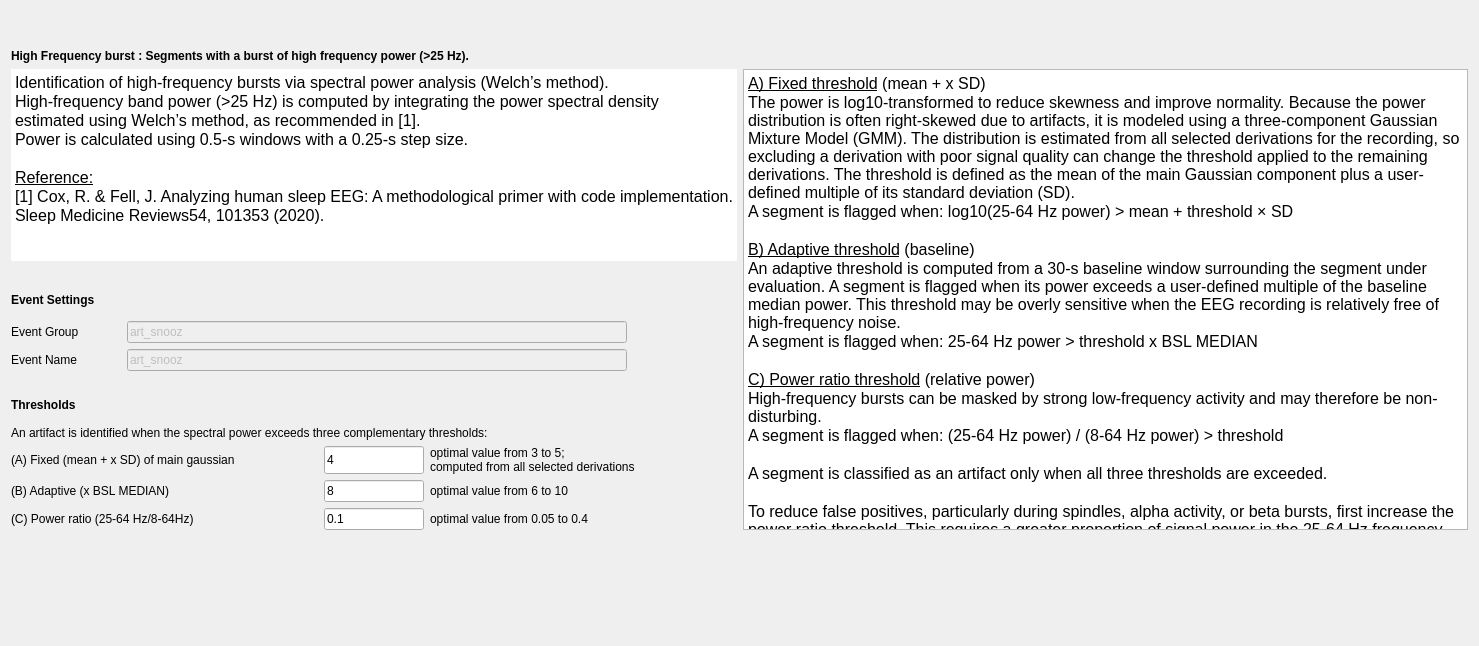
<?xml version="1.0" encoding="UTF-8"?>
<ui version="4.0">
 <class>HighFreqBurstStep</class>
 <widget class="QWidget" name="HighFreqBurstStep">
  <property name="geometry">
   <rect>
    <x>0</x>
    <y>0</y>
    <width>1479</width>
    <height>646</height>
   </rect>
  </property>
  <property name="windowTitle">
   <string>Form</string>
  </property>
  <layout class="QVBoxLayout" name="verticalLayout_2">
   <item>
    <widget class="QWidget" name="widget" native="true">
     <property name="sizePolicy">
      <sizepolicy hsizetype="Expanding" vsizetype="Preferred">
       <horstretch>0</horstretch>
       <verstretch>0</verstretch>
      </sizepolicy>
     </property>
     <layout class="QHBoxLayout" name="horizontalLayout">
      <item>
       <widget class="QLabel" name="label_10">
        <property name="text">
         <string/>
        </property>
        <property name="alignment">
         <set>Qt::AlignmentFlag::AlignCenter</set>
        </property>
       </widget>
      </item>
     </layout>
    </widget>
   </item>
   <item>
    <widget class="QLabel" name="label_9">
     <property name="maximumSize">
      <size>
       <width>16777215</width>
       <height>30</height>
      </size>
     </property>
     <property name="font">
      <font>
       <italic>false</italic>
       <bold>false</bold>
      </font>
     </property>
     <property name="text">
      <string>&lt;html&gt;&lt;head/&gt;&lt;body&gt;&lt;p&gt;&lt;span style=&quot; font-weight:600;&quot;&gt;High Frequency burst : Segments with a burst of high frequency power (&amp;gt;25 Hz).&lt;/span&gt;&lt;/p&gt;&lt;/body&gt;&lt;/html&gt;</string>
     </property>
    </widget>
   </item>
   <item>
    <layout class="QHBoxLayout" name="horizontalLayout_2">
     <item>
      <layout class="QVBoxLayout" name="verticalLayout">
       <item>
        <widget class="QTextEdit" name="textEdit_2">
         <property name="frameShape">
          <enum>QFrame::Shape::NoFrame</enum>
         </property>
         <property name="frameShadow">
          <enum>QFrame::Shadow::Plain</enum>
         </property>
         <property name="lineWidth">
          <number>0</number>
         </property>
         <property name="verticalScrollBarPolicy">
          <enum>Qt::ScrollBarPolicy::ScrollBarAlwaysOff</enum>
         </property>
         <property name="horizontalScrollBarPolicy">
          <enum>Qt::ScrollBarPolicy::ScrollBarAlwaysOff</enum>
         </property>
         <property name="readOnly">
          <bool>true</bool>
         </property>
         <property name="html">
          <string>&lt;!DOCTYPE HTML PUBLIC &quot;-//W3C//DTD HTML 4.0//EN&quot; &quot;http://www.w3.org/TR/REC-html40/strict.dtd&quot;&gt;
&lt;html&gt;&lt;head&gt;&lt;meta name=&quot;qrichtext&quot; content=&quot;1&quot; /&gt;&lt;meta charset=&quot;utf-8&quot; /&gt;&lt;style type=&quot;text/css&quot;&gt;
p, li { white-space: pre-wrap; }
hr { height: 1px; border-width: 0; }
li.unchecked::marker { content: &quot;\2610&quot;; }
li.checked::marker { content: &quot;\2612&quot;; }
&lt;/style&gt;&lt;/head&gt;&lt;body style=&quot; font-size:12pt; font-weight:400; font-style:normal;&quot;&gt;
&lt;p style=&quot; margin-top:0px; margin-bottom:0px; margin-left:0px; margin-right:0px; -qt-block-indent:0; text-indent:0px;&quot;&gt;Identification of high-frequency bursts via spectral power analysis (Welch’s method).&lt;/p&gt;
&lt;p style=&quot; margin-top:0px; margin-bottom:0px; margin-left:0px; margin-right:0px; -qt-block-indent:0; text-indent:0px;&quot;&gt;High-frequency band power (&amp;gt;25 Hz) is computed by integrating the power spectral density&lt;/p&gt;
&lt;p style=&quot; margin-top:0px; margin-bottom:0px; margin-left:0px; margin-right:0px; -qt-block-indent:0; text-indent:0px;&quot;&gt;estimated using Welch’s method, as recommended in [1].&lt;/p&gt;
&lt;p style=&quot; margin-top:0px; margin-bottom:0px; margin-left:0px; margin-right:0px; -qt-block-indent:0; text-indent:0px;&quot;&gt;Power is calculated using 0.5-s windows with a 0.25-s step size.&lt;/p&gt;
&lt;p style=&quot;-qt-paragraph-type:empty; margin-top:0px; margin-bottom:0px; margin-left:0px; margin-right:0px; -qt-block-indent:0; text-indent:0px;&quot;&gt;&lt;br /&gt;&lt;/p&gt;
&lt;p style=&quot; margin-top:0px; margin-bottom:0px; margin-left:0px; margin-right:0px; -qt-block-indent:0; text-indent:0px;&quot;&gt;&lt;span style=&quot; text-decoration: underline;&quot;&gt;Reference:&lt;/span&gt;&lt;/p&gt;
&lt;p style=&quot; margin-top:0px; margin-bottom:0px; margin-left:0px; margin-right:0px; -qt-block-indent:0; text-indent:0px;&quot;&gt;[1] Cox, R. &amp;amp; Fell, J. Analyzing human sleep EEG: A methodological primer with code implementation.&lt;/p&gt;
&lt;p style=&quot; margin-top:0px; margin-bottom:0px; margin-left:0px; margin-right:0px; -qt-block-indent:0; text-indent:0px;&quot;&gt;Sleep Medicine Reviews54, 101353 (2020).&lt;/p&gt;&lt;/body&gt;&lt;/html&gt;</string>
         </property>
        </widget>
       </item>
       <item>
        <spacer name="verticalSpacer_2">
         <property name="orientation">
          <enum>Qt::Orientation::Vertical</enum>
         </property>
         <property name="sizeType">
          <enum>QSizePolicy::Policy::Fixed</enum>
         </property>
         <property name="sizeHint" stdset="0">
          <size>
           <width>508</width>
           <height>18</height>
          </size>
         </property>
        </spacer>
       </item>
       <item>
        <widget class="QLabel" name="label_4">
         <property name="sizePolicy">
          <sizepolicy hsizetype="Preferred" vsizetype="Fixed">
           <horstretch>0</horstretch>
           <verstretch>0</verstretch>
          </sizepolicy>
         </property>
         <property name="minimumSize">
          <size>
           <width>0</width>
           <height>30</height>
          </size>
         </property>
         <property name="maximumSize">
          <size>
           <width>16777215</width>
           <height>30</height>
          </size>
         </property>
         <property name="font">
          <font>
           <italic>false</italic>
           <bold>false</bold>
          </font>
         </property>
         <property name="text">
          <string>&lt;html&gt;&lt;head/&gt;&lt;body&gt;&lt;p&gt;&lt;span style=&quot; font-weight:700;&quot;&gt;Event Settings&lt;/span&gt;&lt;/p&gt;&lt;/body&gt;&lt;/html&gt;</string>
         </property>
        </widget>
       </item>
       <item>
        <layout class="QHBoxLayout" name="horizontalLayout_3">
         <item>
          <layout class="QGridLayout" name="gridLayout_3">
           <item row="1" column="2">
            <spacer name="horizontalSpacer_2">
             <property name="orientation">
              <enum>Qt::Orientation::Horizontal</enum>
             </property>
             <property name="sizeHint" stdset="0">
              <size>
               <width>40</width>
               <height>20</height>
              </size>
             </property>
            </spacer>
           </item>
           <item row="0" column="0">
            <widget class="QLabel" name="label_3">
             <property name="sizePolicy">
              <sizepolicy hsizetype="Minimum" vsizetype="Preferred">
               <horstretch>0</horstretch>
               <verstretch>0</verstretch>
              </sizepolicy>
             </property>
             <property name="minimumSize">
              <size>
               <width>110</width>
               <height>0</height>
              </size>
             </property>
             <property name="maximumSize">
              <size>
               <width>80</width>
               <height>16777215</height>
              </size>
             </property>
             <property name="font">
              <font>
               <italic>false</italic>
               <bold>false</bold>
              </font>
             </property>
             <property name="toolTip">
              <string>In which &quot;Event Group&quot; the detected artifact are added (how they will be written to  the annotation file). Go to the general Detectors Settings to edit the group.</string>
             </property>
             <property name="text">
              <string>&lt;html&gt;&lt;head/&gt;&lt;body&gt;&lt;p&gt;Event Group&lt;/p&gt;&lt;/body&gt;&lt;/html&gt;</string>
             </property>
            </widget>
           </item>
           <item row="1" column="0">
            <widget class="QLabel" name="label_7">
             <property name="sizePolicy">
              <sizepolicy hsizetype="Minimum" vsizetype="Preferred">
               <horstretch>0</horstretch>
               <verstretch>0</verstretch>
              </sizepolicy>
             </property>
             <property name="minimumSize">
              <size>
               <width>110</width>
               <height>0</height>
              </size>
             </property>
             <property name="maximumSize">
              <size>
               <width>80</width>
               <height>16777215</height>
              </size>
             </property>
             <property name="font">
              <font>
               <italic>false</italic>
               <bold>false</bold>
              </font>
             </property>
             <property name="toolTip">
              <string>The event name of the detected artifact (how they will be wrtten to the annotation file).  Go to the general Detectors Settings to edit the name.</string>
             </property>
             <property name="text">
              <string>Event Name</string>
             </property>
            </widget>
           </item>
           <item row="1" column="1">
            <widget class="QLineEdit" name="name_burst_lineEdit">
             <property name="enabled">
              <bool>false</bool>
             </property>
             <property name="sizePolicy">
              <sizepolicy hsizetype="Fixed" vsizetype="Fixed">
               <horstretch>0</horstretch>
               <verstretch>0</verstretch>
              </sizepolicy>
             </property>
             <property name="minimumSize">
              <size>
               <width>500</width>
               <height>0</height>
              </size>
             </property>
             <property name="maximumSize">
              <size>
               <width>500</width>
               <height>16777215</height>
              </size>
             </property>
             <property name="toolTip">
              <string/>
             </property>
             <property name="text">
              <string>art_snooz</string>
             </property>
            </widget>
           </item>
           <item row="0" column="1">
            <widget class="QLineEdit" name="group_lineEdit">
             <property name="enabled">
              <bool>false</bool>
             </property>
             <property name="sizePolicy">
              <sizepolicy hsizetype="Fixed" vsizetype="Fixed">
               <horstretch>0</horstretch>
               <verstretch>0</verstretch>
              </sizepolicy>
             </property>
             <property name="minimumSize">
              <size>
               <width>500</width>
               <height>0</height>
              </size>
             </property>
             <property name="maximumSize">
              <size>
               <width>500</width>
               <height>16777215</height>
              </size>
             </property>
             <property name="toolTip">
              <string/>
             </property>
             <property name="text">
              <string>art_snooz</string>
             </property>
            </widget>
           </item>
          </layout>
         </item>
        </layout>
       </item>
       <item>
        <spacer name="verticalSpacer">
         <property name="orientation">
          <enum>Qt::Orientation::Vertical</enum>
         </property>
         <property name="sizeType">
          <enum>QSizePolicy::Policy::Fixed</enum>
         </property>
         <property name="sizeHint" stdset="0">
          <size>
           <width>380</width>
           <height>13</height>
          </size>
         </property>
        </spacer>
       </item>
       <item>
        <widget class="QLabel" name="label">
         <property name="sizePolicy">
          <sizepolicy hsizetype="Preferred" vsizetype="Fixed">
           <horstretch>0</horstretch>
           <verstretch>0</verstretch>
          </sizepolicy>
         </property>
         <property name="minimumSize">
          <size>
           <width>0</width>
           <height>30</height>
          </size>
         </property>
         <property name="maximumSize">
          <size>
           <width>16777215</width>
           <height>30</height>
          </size>
         </property>
         <property name="font">
          <font>
           <italic>false</italic>
           <bold>false</bold>
          </font>
         </property>
         <property name="text">
          <string>&lt;html&gt;&lt;head/&gt;&lt;body&gt;&lt;p&gt;&lt;span style=&quot; font-weight:700;&quot;&gt;Thresholds&lt;/span&gt;&lt;/p&gt;&lt;/body&gt;&lt;/html&gt;</string>
         </property>
        </widget>
       </item>
       <item>
        <widget class="QLabel" name="label_8">
         <property name="sizePolicy">
          <sizepolicy hsizetype="Preferred" vsizetype="Fixed">
           <horstretch>0</horstretch>
           <verstretch>0</verstretch>
          </sizepolicy>
         </property>
         <property name="font">
          <font>
           <italic>false</italic>
           <bold>false</bold>
          </font>
         </property>
         <property name="text">
          <string>An artifact is identified when the spectral power exceeds three complementary thresholds:</string>
         </property>
        </widget>
       </item>
       <item>
        <layout class="QGridLayout" name="gridLayout">
         <property name="sizeConstraint">
          <enum>QLayout::SizeConstraint::SetFixedSize</enum>
         </property>
         <item row="0" column="1">
          <widget class="QLineEdit" name="tresh_fixe_lineEdit">
           <property name="sizePolicy">
            <sizepolicy hsizetype="Expanding" vsizetype="Expanding">
             <horstretch>0</horstretch>
             <verstretch>0</verstretch>
            </sizepolicy>
           </property>
           <property name="minimumSize">
            <size>
             <width>0</width>
             <height>0</height>
            </size>
           </property>
           <property name="maximumSize">
            <size>
             <width>100</width>
             <height>16777215</height>
            </size>
           </property>
           <property name="toolTip">
            <string/>
           </property>
           <property name="text">
            <string>4</string>
           </property>
          </widget>
         </item>
         <item row="1" column="2">
          <widget class="QLabel" name="label_13">
           <property name="sizePolicy">
            <sizepolicy hsizetype="Expanding" vsizetype="Expanding">
             <horstretch>0</horstretch>
             <verstretch>0</verstretch>
            </sizepolicy>
           </property>
           <property name="maximumSize">
            <size>
             <width>16777215</width>
             <height>16777215</height>
            </size>
           </property>
           <property name="text">
            <string>optimal value from 6 to 10</string>
           </property>
          </widget>
         </item>
         <item row="0" column="0">
          <widget class="QLabel" name="label_15">
           <property name="sizePolicy">
            <sizepolicy hsizetype="Expanding" vsizetype="Expanding">
             <horstretch>0</horstretch>
             <verstretch>0</verstretch>
            </sizepolicy>
           </property>
           <property name="maximumSize">
            <size>
             <width>315</width>
             <height>16777215</height>
            </size>
           </property>
           <property name="mouseTracking">
            <bool>true</bool>
           </property>
           <property name="toolTip">
            <string>The threshold value to identify the artifact.  Its units is x times the baseline standard deviation.</string>
           </property>
           <property name="text">
            <string>(A) Fixed (mean + x SD) of main gaussian     </string>
           </property>
          </widget>
         </item>
         <item row="2" column="0">
          <widget class="QLabel" name="label_11">
           <property name="sizePolicy">
            <sizepolicy hsizetype="Expanding" vsizetype="Expanding">
             <horstretch>0</horstretch>
             <verstretch>0</verstretch>
            </sizepolicy>
           </property>
           <property name="maximumSize">
            <size>
             <width>315</width>
             <height>16777215</height>
            </size>
           </property>
           <property name="font">
            <font>
             <italic>false</italic>
             <bold>false</bold>
            </font>
           </property>
           <property name="text">
            <string>(C) Power ratio (25-64 Hz/8-64Hz)</string>
           </property>
          </widget>
         </item>
         <item row="0" column="2">
          <widget class="QLabel" name="label_12">
           <property name="sizePolicy">
            <sizepolicy hsizetype="Expanding" vsizetype="Expanding">
             <horstretch>0</horstretch>
             <verstretch>0</verstretch>
            </sizepolicy>
           </property>
           <property name="maximumSize">
            <size>
             <width>16777215</width>
             <height>16777215</height>
            </size>
           </property>
           <property name="text">
            <string>optimal value from 3 to 5; 
computed from all selected derivations</string>
           </property>
          </widget>
         </item>
         <item row="1" column="1">
          <widget class="QLineEdit" name="thresh_adp_lineEdit">
           <property name="sizePolicy">
            <sizepolicy hsizetype="Expanding" vsizetype="Expanding">
             <horstretch>0</horstretch>
             <verstretch>0</verstretch>
            </sizepolicy>
           </property>
           <property name="maximumSize">
            <size>
             <width>100</width>
             <height>16777215</height>
            </size>
           </property>
           <property name="text">
            <string>8</string>
           </property>
          </widget>
         </item>
         <item row="2" column="1">
          <widget class="QLineEdit" name="thresh_ratio_lineEdit">
           <property name="sizePolicy">
            <sizepolicy hsizetype="Expanding" vsizetype="Expanding">
             <horstretch>0</horstretch>
             <verstretch>0</verstretch>
            </sizepolicy>
           </property>
           <property name="maximumSize">
            <size>
             <width>100</width>
             <height>16777215</height>
            </size>
           </property>
           <property name="text">
            <string>0.1</string>
           </property>
          </widget>
         </item>
         <item row="1" column="0">
          <widget class="QLabel" name="label_2">
           <property name="sizePolicy">
            <sizepolicy hsizetype="Expanding" vsizetype="Expanding">
             <horstretch>0</horstretch>
             <verstretch>0</verstretch>
            </sizepolicy>
           </property>
           <property name="minimumSize">
            <size>
             <width>210</width>
             <height>0</height>
            </size>
           </property>
           <property name="maximumSize">
            <size>
             <width>315</width>
             <height>16777215</height>
            </size>
           </property>
           <property name="font">
            <font>
             <italic>false</italic>
             <bold>false</bold>
            </font>
           </property>
           <property name="text">
            <string>&lt;html&gt;&lt;head/&gt;&lt;body&gt;&lt;p&gt;(B) Adaptive (x BSL MEDIAN) &lt;/p&gt;&lt;/body&gt;&lt;/html&gt;</string>
           </property>
           <property name="textFormat">
            <enum>Qt::TextFormat::RichText</enum>
           </property>
          </widget>
         </item>
         <item row="2" column="2">
          <widget class="QLabel" name="label_14">
           <property name="sizePolicy">
            <sizepolicy hsizetype="Expanding" vsizetype="Expanding">
             <horstretch>0</horstretch>
             <verstretch>0</verstretch>
            </sizepolicy>
           </property>
           <property name="maximumSize">
            <size>
             <width>16777215</width>
             <height>16777215</height>
            </size>
           </property>
           <property name="text">
            <string>optimal value from 0.05 to 0.4</string>
           </property>
          </widget>
         </item>
        </layout>
       </item>
      </layout>
     </item>
     <item>
      <widget class="QTextEdit" name="textEdit">
       <property name="font">
        <font>
         <italic>false</italic>
         <bold>false</bold>
        </font>
       </property>
       <property name="autoFillBackground">
        <bool>true</bool>
       </property>
       <property name="frameShape">
        <enum>QFrame::Shape::StyledPanel</enum>
       </property>
       <property name="frameShadow">
        <enum>QFrame::Shadow::Sunken</enum>
       </property>
       <property name="lineWidth">
        <number>2</number>
       </property>
       <property name="verticalScrollBarPolicy">
        <enum>Qt::ScrollBarPolicy::ScrollBarAlwaysOff</enum>
       </property>
       <property name="horizontalScrollBarPolicy">
        <enum>Qt::ScrollBarPolicy::ScrollBarAlwaysOff</enum>
       </property>
       <property name="readOnly">
        <bool>true</bool>
       </property>
       <property name="html">
        <string>&lt;!DOCTYPE HTML PUBLIC &quot;-//W3C//DTD HTML 4.0//EN&quot; &quot;http://www.w3.org/TR/REC-html40/strict.dtd&quot;&gt;
&lt;html&gt;&lt;head&gt;&lt;meta name=&quot;qrichtext&quot; content=&quot;1&quot; /&gt;&lt;meta charset=&quot;utf-8&quot; /&gt;&lt;style type=&quot;text/css&quot;&gt;
p, li { white-space: pre-wrap; }
hr { height: 1px; border-width: 0; }
li.unchecked::marker { content: &quot;\2610&quot;; }
li.checked::marker { content: &quot;\2612&quot;; }
&lt;/style&gt;&lt;/head&gt;&lt;body style=&quot; font-size:12pt; font-weight:400; font-style:normal;&quot;&gt;
&lt;p style=&quot; margin-top:0px; margin-bottom:0px; margin-left:0px; margin-right:0px; -qt-block-indent:0; text-indent:0px;&quot;&gt;&lt;span style=&quot; text-decoration: underline;&quot;&gt;A) Fixed threshold&lt;/span&gt;&lt;span style=&quot; color:#000000;&quot;&gt; (mean + x SD)&lt;/span&gt;&lt;/p&gt;
&lt;p style=&quot; margin-top:0px; margin-bottom:0px; margin-left:0px; margin-right:0px; -qt-block-indent:0; text-indent:0px;&quot;&gt;The power is log10-transformed to reduce skewness and improve normality. Because the power distribution is often right-skewed due to artifacts, it is modeled using a three-component Gaussian Mixture Model (GMM). The distribution is estimated from all selected derivations for the recording, so excluding a derivation with poor signal quality can change the threshold applied to the remaining derivations. The threshold is defined as the mean of the main Gaussian component plus a user-defined multiple of its standard deviation (SD).&lt;/p&gt;
&lt;p style=&quot; margin-top:0px; margin-bottom:0px; margin-left:0px; margin-right:0px; -qt-block-indent:0; text-indent:0px;&quot;&gt;A segment is flagged when: log10(25-64 Hz power) &amp;gt; mean + threshold × SD&lt;/p&gt;
&lt;p style=&quot;-qt-paragraph-type:empty; margin-top:0px; margin-bottom:0px; margin-left:0px; margin-right:0px; -qt-block-indent:0; text-indent:0px;&quot;&gt;&lt;br /&gt;&lt;/p&gt;
&lt;p style=&quot; margin-top:0px; margin-bottom:0px; margin-left:0px; margin-right:0px; -qt-block-indent:0; text-indent:0px;&quot;&gt;&lt;span style=&quot; text-decoration: underline;&quot;&gt;B) Adaptive threshold&lt;/span&gt; (baseline)&lt;/p&gt;
&lt;p style=&quot; margin-top:0px; margin-bottom:0px; margin-left:0px; margin-right:0px; -qt-block-indent:0; text-indent:0px;&quot;&gt;An adaptive threshold is computed from a 30-s baseline window surrounding the segment under evaluation. A segment is flagged when its power exceeds a user-defined multiple of the baseline median power. This threshold may be overly sensitive when the EEG recording is relatively free of high-frequency noise.&lt;/p&gt;
&lt;p style=&quot; margin-top:0px; margin-bottom:0px; margin-left:0px; margin-right:0px; -qt-block-indent:0; text-indent:0px;&quot;&gt;A segment is flagged when: 25-64 Hz power &amp;gt; threshold x BSL MEDIAN&lt;/p&gt;
&lt;p style=&quot;-qt-paragraph-type:empty; margin-top:0px; margin-bottom:0px; margin-left:0px; margin-right:0px; -qt-block-indent:0; text-indent:0px;&quot;&gt;&lt;br /&gt;&lt;/p&gt;
&lt;p style=&quot; margin-top:0px; margin-bottom:0px; margin-left:0px; margin-right:0px; -qt-block-indent:0; text-indent:0px;&quot;&gt;&lt;span style=&quot; text-decoration: underline;&quot;&gt;C) Power ratio threshold&lt;/span&gt; (relative power)&lt;/p&gt;
&lt;p style=&quot; margin-top:0px; margin-bottom:0px; margin-left:0px; margin-right:0px; -qt-block-indent:0; text-indent:0px;&quot;&gt;High-frequency bursts can be masked by strong low-frequency activity and may therefore be non-disturbing. &lt;/p&gt;
&lt;p style=&quot; margin-top:0px; margin-bottom:0px; margin-left:0px; margin-right:0px; -qt-block-indent:0; text-indent:0px;&quot;&gt;A segment is flagged when: (25-64 Hz power) / (8-64 Hz power) &amp;gt; threshold&lt;/p&gt;
&lt;p style=&quot;-qt-paragraph-type:empty; margin-top:0px; margin-bottom:0px; margin-left:0px; margin-right:0px; -qt-block-indent:0; text-indent:0px;&quot;&gt;&lt;br /&gt;&lt;/p&gt;
&lt;p style=&quot; margin-top:0px; margin-bottom:0px; margin-left:0px; margin-right:0px; -qt-block-indent:0; text-indent:0px;&quot;&gt;A segment is classified as an artifact only when all three thresholds are exceeded.&lt;/p&gt;
&lt;p style=&quot;-qt-paragraph-type:empty; margin-top:0px; margin-bottom:0px; margin-left:0px; margin-right:0px; -qt-block-indent:0; text-indent:0px;&quot;&gt;&lt;br /&gt;&lt;/p&gt;
&lt;p style=&quot; margin-top:0px; margin-bottom:0px; margin-left:0px; margin-right:0px; -qt-block-indent:0; text-indent:0px;&quot;&gt;To reduce false positives, particularly during spindles, alpha activity, or beta bursts, first increase the power ratio threshold. This requires a greater proportion of signal power in the 25-64 Hz frequency band before a segment is classified as an artifact.&lt;/p&gt;&lt;/body&gt;&lt;/html&gt;</string>
       </property>
      </widget>
     </item>
    </layout>
   </item>
   <item>
    <spacer name="verticalSpacer_3">
     <property name="orientation">
      <enum>Qt::Orientation::Vertical</enum>
     </property>
     <property name="sizeType">
      <enum>QSizePolicy::Policy::MinimumExpanding</enum>
     </property>
     <property name="sizeHint" stdset="0">
      <size>
       <width>20</width>
       <height>40</height>
      </size>
     </property>
    </spacer>
   </item>
   <item>
    <layout class="QHBoxLayout" name="horizontalLayout_4"/>
   </item>
  </layout>
 </widget>
 <resources>
  <include location="../../../../../snooz-toolbox/src/main/python/ui/themes/themes.qrc"/>
 </resources>
 <connections/>
 <slots>
  <slot>on_choose()</slot>
  <slot>on_input_format_changed()</slot>
 </slots>
</ui>
